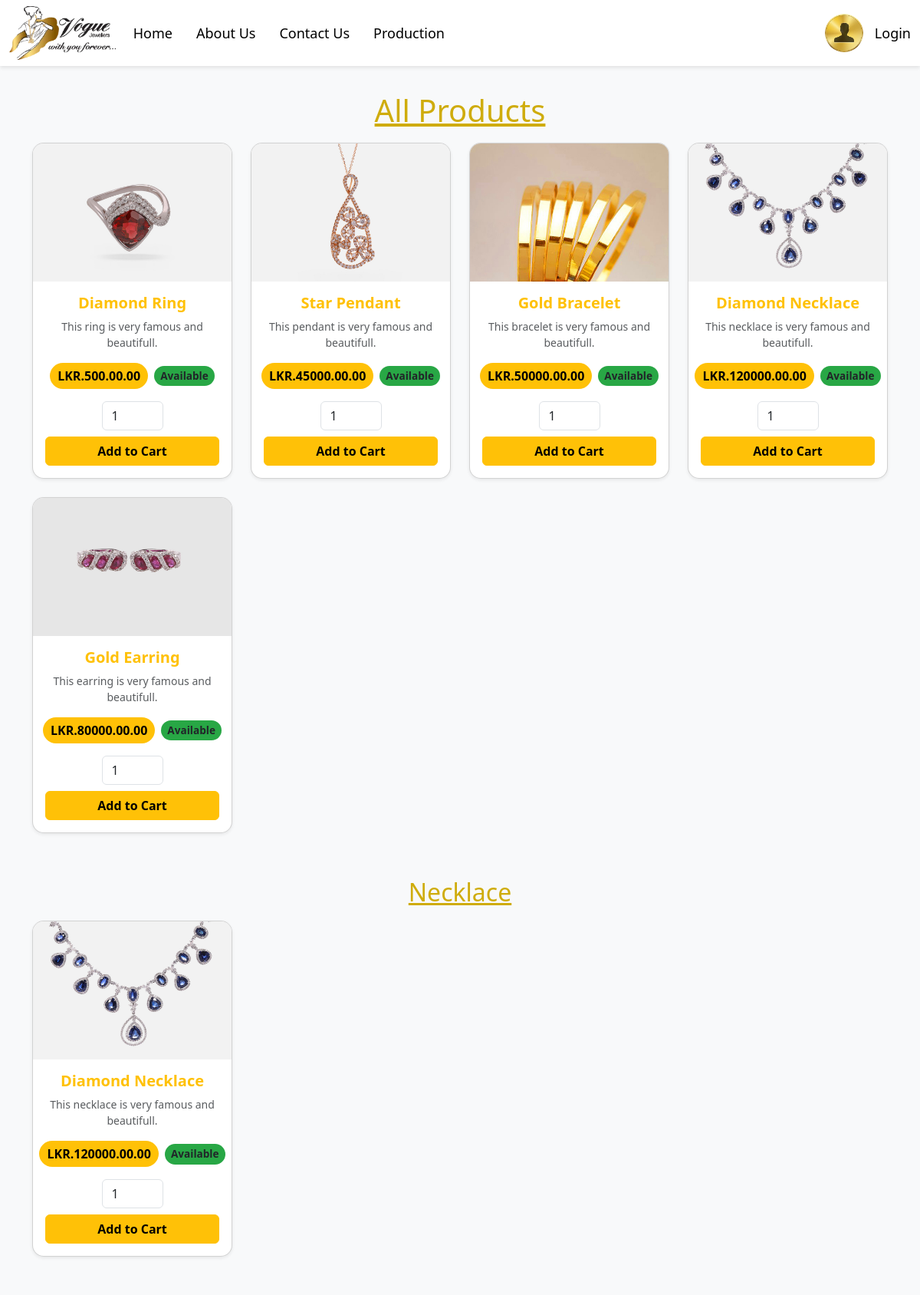
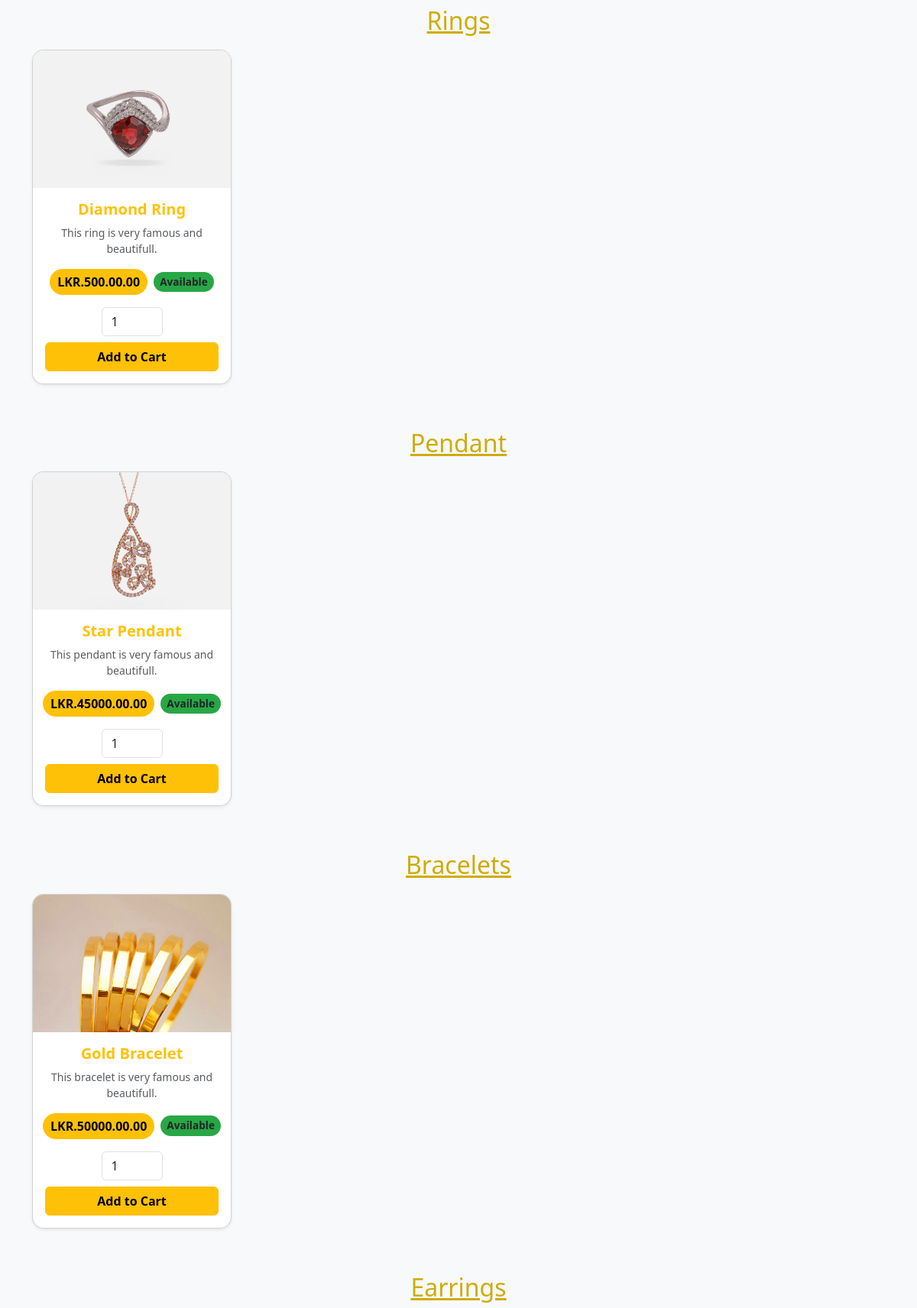
Screenshot of /site/production1.php (upper part) with the database file from the repository (2 pictures, top to bottom).
### tables this page shows
CREATE TABLE `production` (
  `id` int(11) NOT NULL,
  `PID` varchar(20) NOT NULL,
  `userid` varchar(30) NOT NULL,
  `Pname` varchar(50) NOT NULL,
  `Pdesc` varchar(255) NOT NULL,
  `type` varchar(200) NOT NULL,
  `qty` int(11) NOT NULL,
  `Unitprice` float(12,2) NOT NULL,
  `date` date NOT NULL,
  `image` varchar(255) NOT NULL
);

### site/production1.php (the view, shortened to what this page needs)
<?php
include_once("../include/header.php");
include_once("../include/connection.php");
$query_all = "SELECT * FROM production";
$result_all = mysqli_query($con, $query_all);
$type_list = ['Necklace', 'Rings', 'Pendant', 'Bracelets', 'Earrings'];
$type_results = [];
foreach($type_list as $type){
    $sql = "SELECT * FROM production WHERE type='$type'";
    $res = mysqli_query($con, $sql);
    $type_results[$type] = $res;
}
?>
<!DOCTYPE html>
<html lang="en">
<head>
  <link href="https://cdn.jsdelivr.net/npm/bootstrap@5.3.2/dist/css/bootstrap.min.css" rel="stylesheet">
</head>
<body>
<div class="container py-4">
  <h1 class="text-center">All Products</h1>
  <div class="row g-4">
    <?php while($row=mysqli_fetch_assoc($result_all)) { ?>
      <div class="col-12 col-sm-6 col-md-4 col-lg-3">
        <div class="card product-card shadow-sm h-100">
          <img src="../images/<?php echo $row['image'] ?>" class="card-img-top product-img" alt="">
          <div class="card-body d-flex flex-column justify-content-between text-center">
            <div>
              <h5 class="text-warning fw-bold"><?= $row['Pname'] ?></h5>
              <p class="text-muted small"><?= $row['Pdesc'] ?></p>
              <div class="d-flex justify-content-center align-items-center mb-2">
                <span class="price-badge">LKR.<?= $row['Unitprice'] ?>.00</span>
                <?php if($row['qty'] > 0){ ?>
                  <span class="availability-badge ms-2" style="background-color:#28a745;">Available</span>
                <?php } else { ?>
                  <span class="availability-badge ms-2" style="background-color:#dc3545;">Not Available</span>
                <?php } ?>
              </div>
            </div>
            <form action="../backend/add_to_cart.php" method="POST">
              <input type="number" name="qty" value="1" min="1" class="form-control my-2" style="width:80px; margin:auto;">
              <?php if($row['qty'] > 0){ ?>
                <button type="submit" class="btn btn-warning fw-bold w-100">Add to Cart</button>
              <?php } else { ?>
                <button type="button" class="btn btn-secondary fw-bold w-100" disabled>Out of Stock</button>
              <?php } ?>
            </form>
          </div>
        </div>
      </div>
    <?php } ?>
  </div>
  <?php foreach($type_list as $type){ ?>
    <h2 class="mt-5 text-center"><?= $type ?></h2>
    <div class="row g-4">
      <?php while($row = mysqli_fetch_assoc($type_results[$type])) { ?>
        <div class="col-12 col-sm-6 col-md-4 col-lg-3">
          <div class="card product-card shadow-sm h-100">
            <img src="../images/<?php echo $row['image'] ?>" class="card-img-top product-img" alt="">
            <div class="card-body d-flex flex-column justify-content-between text-center">
              <div>
                <h5 class="text-warning fw-bold"><?= $row['Pname'] ?></h5>
                <p class="text-muted small"><?= $row['Pdesc'] ?></p>
                <div class="d-flex justify-content-center align-items-center mb-2">
                  <span class="price-badge">LKR.<?= $row['Unitprice'] ?>.00</span>
                  <?php if($row['qty'] > 0){ ?>
                    <span class="availability-badge ms-2" style="background-color:#28a745;">Available</span>
                  <?php } else { ?>
                    <span class="availability-badge ms-2" style="background-color:#dc3545;">Not Available</span>
                  <?php } ?>
                </div>
              </div>
              <form action="../backend/add_to_cart.php" method="POST">
                <input type="number" name="qty" value="1" min="1" class="form-control my-2" style="width:80px; margin:auto;">
                <?php if($row['qty'] > 0){ ?>
                  <button type="submit" class="btn btn-warning fw-bold w-100">Add to Cart</button>
                <?php } else { ?>
                  <button type="button" class="btn btn-secondary fw-bold w-100" disabled>Out of Stock</button>
                <?php } ?>
              </form>
            </div>
          </div>
        </div>
      <?php } ?>
    </div>
  <?php } ?>
</div>
</body>
</html>
<?php include_once("../include/footer.php"); ?>

### site/production1.php (style rules this page uses)
.product-card { border-radius: 15px; overflow: hidden; transition: transform 0.3s, box-shadow 0.3s; background-color: #fff; height: 100%; }
.product-img { height: 180px; object-fit: cover; width: 100%; }
.price-badge { font-size: 1rem; background-color: #ffc107; color: #000; padding: 5px 10px; border-radius: 20px; font-weight: bold; }
.availability-badge { font-size: 0.85rem; padding: 3px 8px; border-radius: 15px; font-weight: bold; }
h1, h2 { color: #CFAC0C; text-decoration: underline; padding: 10px 0; }
body { background-color: #f8f9fa; }

### rows the page displays
production: image (picture), Pname "Diamond Ring", Pdesc "This ring is very famous and beautifull.", Unitprice "500.00", qty "Available"
production: image (picture), Pname "Star Pendant", Pdesc "This pendant is very famous and beautifull.", Unitprice "45000.00", qty "Available"
production: image (picture), Pname "Gold Bracelet", Pdesc "This bracelet is very famous and beautifull.", Unitprice "50000.00", qty "Available"
production: image (picture), Pname "Diamond Necklace", Pdesc "This necklace is very famous and beautifull.", Unitprice "120000.00", qty "Available"
production: image (picture), Pname "Gold Earring", Pdesc "This earring is very famous and beautifull.", Unitprice "80000.00", qty "Available"

### other values shown
$type "Necklace"
$type "Rings"
$type "Pendant"
$type "Bracelets"
$type "Earrings"
